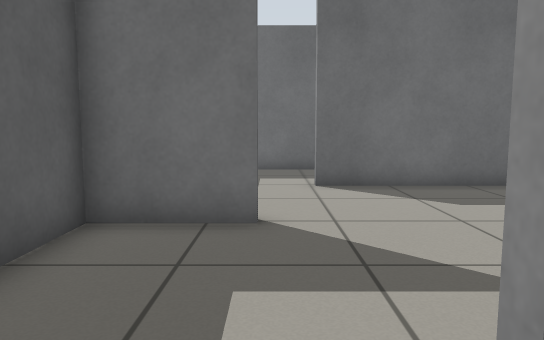
view 1 (above)

16 first-person views from a walk through a world built for the Gazebo simulator. The camera is 0.72 m above the floor, tilts 6° down and sees 70° across. The floor is counted in squares, 0.5 m on a side. Each view is taken from the middle of a square. On the plan, view 1 faces up. The plan holds only what a view shows up to about 16 squares ahead; the rest is blank. The place goes on beyond the plan.

view 2
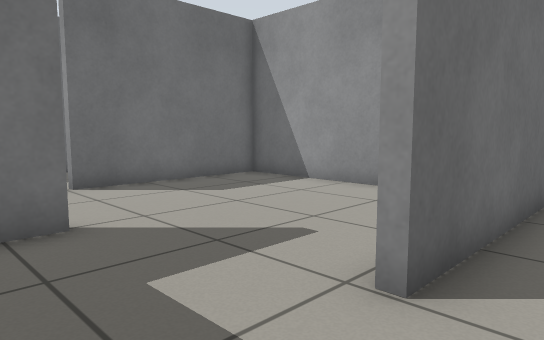

view 3
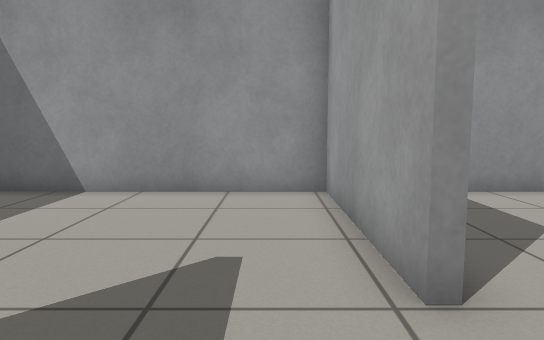

view 4
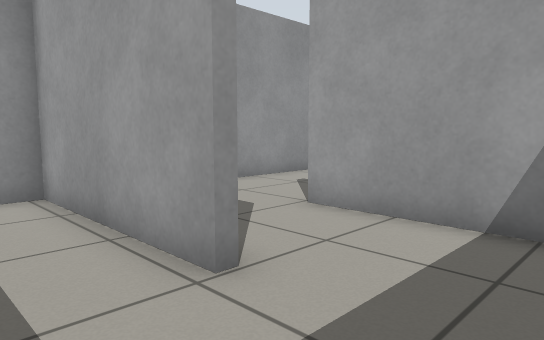

view 5
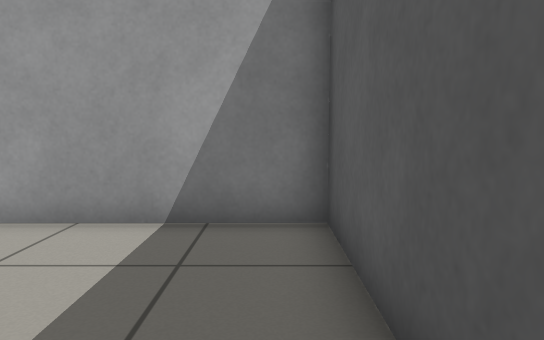

view 6
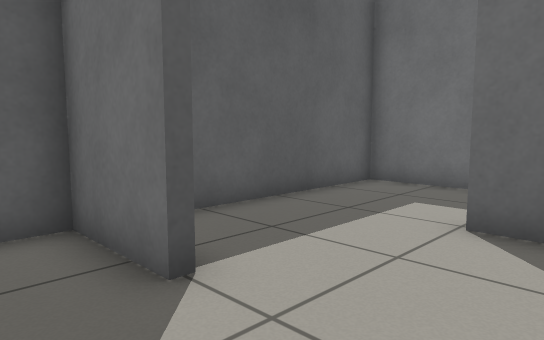

view 7
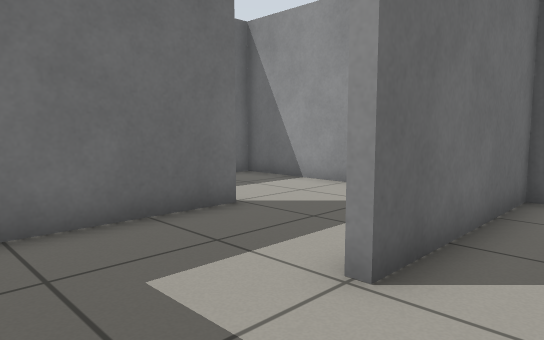

view 8
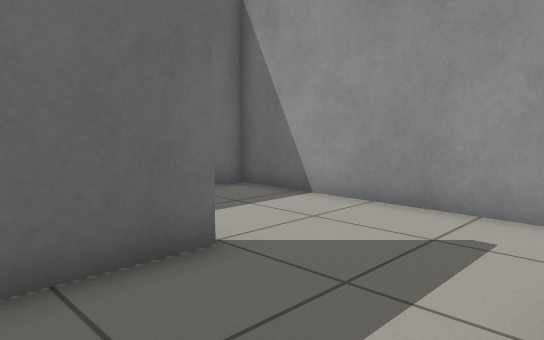

view 9
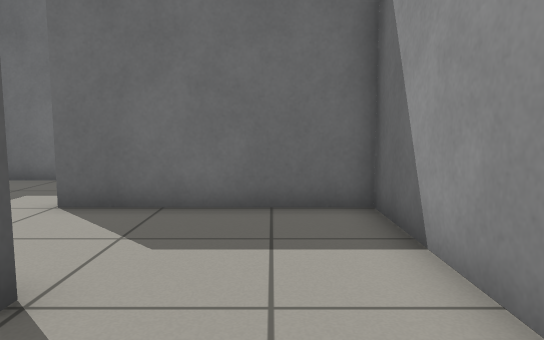

view 10
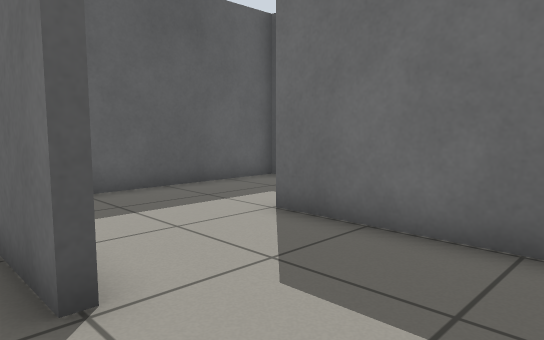

view 11
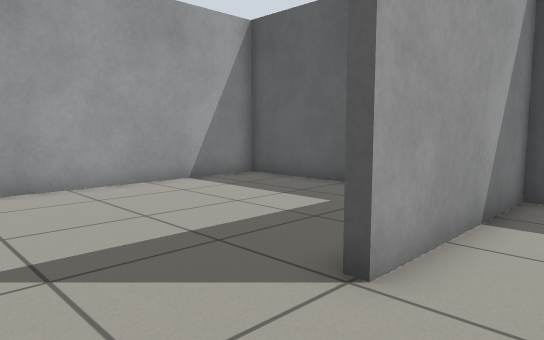

view 12
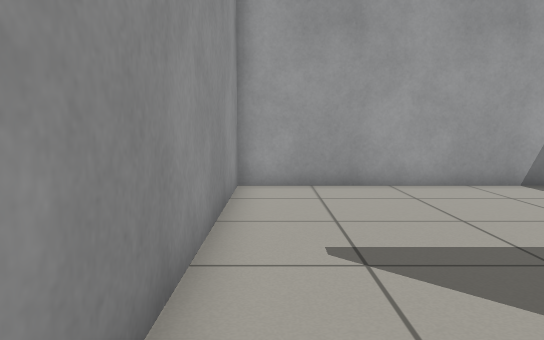

view 13
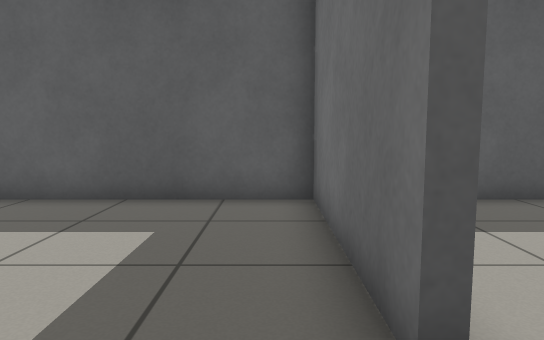

view 14
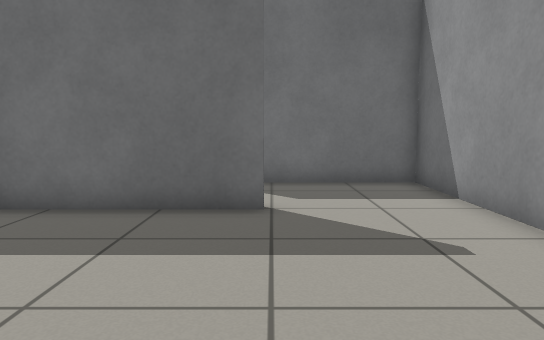

view 15
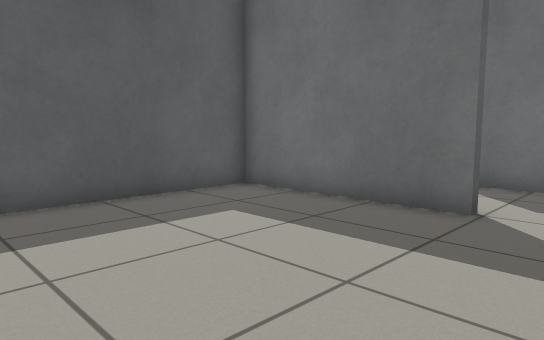

view 16
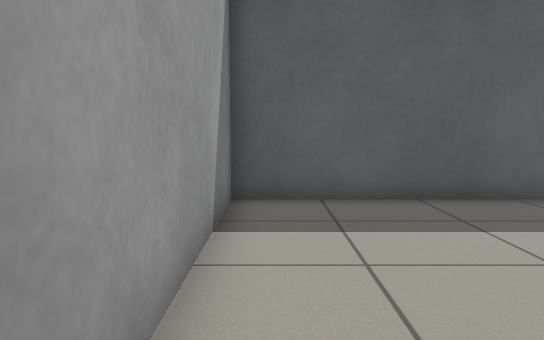

### Floor plan
Points are (right, up) in squares from view 1. A wall is a line through its corners. A room is listed if a view was taken in it or the views show most of it. See-through windows are left out.
Room 1 (views 1, 2)
walls: (-2.8, 2.6) (-2.8, -1.9) (0.4, -1.9)
ways out: opening at (-1, 1.5) to room 2; opening at (1.5, -0.5) to room 4
Room 2 (views 3, 4, 5, 6, 7, 8)
walls: (-0.2, 6.3) (-0.2, 5.8) (-2.8, 5.8) (-2.8, 2.6); (1, 1.7) (6.9, 1.7) (6.9, 9.8) (1, 9.8); (-2.8, 10.6) (-2.8, 7.9)
ways out: opening at (-1, 1.5) to room 1; opening at (-0.5, 10) to room 8
Room 3 (views 9, 10)
walls: (2.9, 14.3) (2.9, 13.8) (1.4, 13.8); (6.9, 11.1) (6.9, 14.5)
ways out: opening at (4.5, 14) to room 6; opening at (2, 12) to room 8
Room 4 (views 11, 12)
walls: (0.4, -1.9) (2.9, -1.9); (6.9, -1.6) (6.9, 1.4) (1, 1.4)
ways out: opening at (1.5, -0.5) to room 1; opening at (4.5, -2) to room 5
Room 5 (views 13, 14, 15, 16)
walls: (2.9, -1.9) (2.9, -2.1) (-2.8, -2.1) (-2.8, -9.8) (6.9, -9.8) (6.9, -1.6)
ways out: opening at (4.5, -2) to room 4
Room 6 (no view inside)
walls: (6.9, 14.5) (6.9, 18.1) (1, 18.1)
ways out: opening at (4.5, 14) to room 3; opening at (2, 16) to room 7
Room 7 (no view inside)
walls: (-2.8, 18.6) (-2.8, 16.1)
ways out: opening at (2, 16) to room 6; opening at (-0.5, 18)
Room 8 (no view inside)
walls: (1.4, 13.8) (-2.8, 13.8) (-2.8, 10.6)
ways out: opening at (-0.5, 10) to room 2; opening at (2, 12) to room 3

Positions as (right, up) in squares from view 1, and headings:
1: (0, 0), facing up
2: (-2, 0), facing up-right
3: (-2, 3), facing right
4: (-2, 4), facing down-right
5: (-2, 4), facing down
6: (3, 4), facing up-left
7: (-2, 8), facing up-right
8: (0, 10), facing up-right
9: (5, 11), facing up
10: (6, 13), facing up-left
11: (6, 0), facing down-left
12: (6, 0), facing down
13: (5, -3), facing left
14: (3, -9), facing up
15: (5, -9), facing up-left
16: (5, -9), facing left
